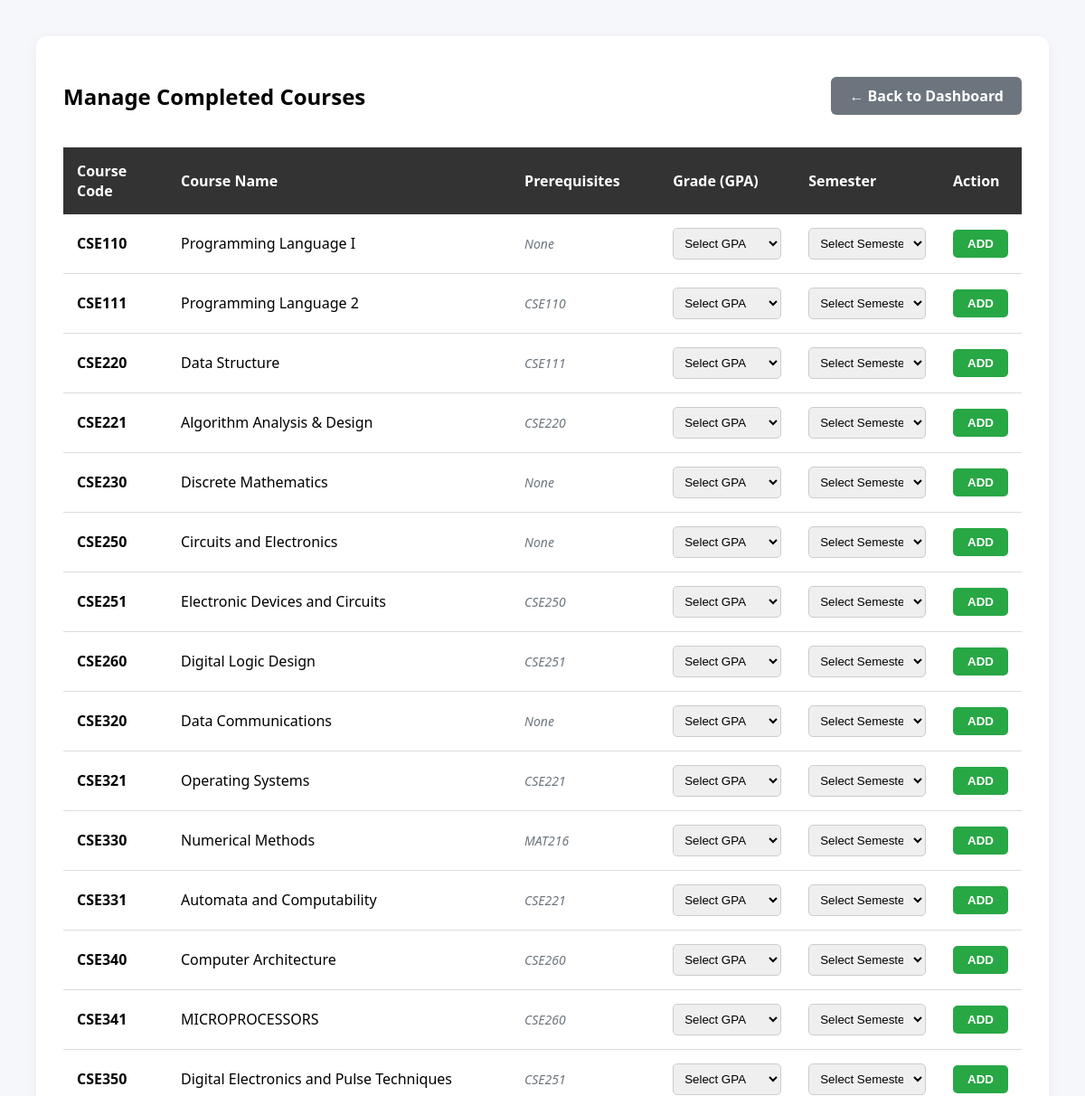
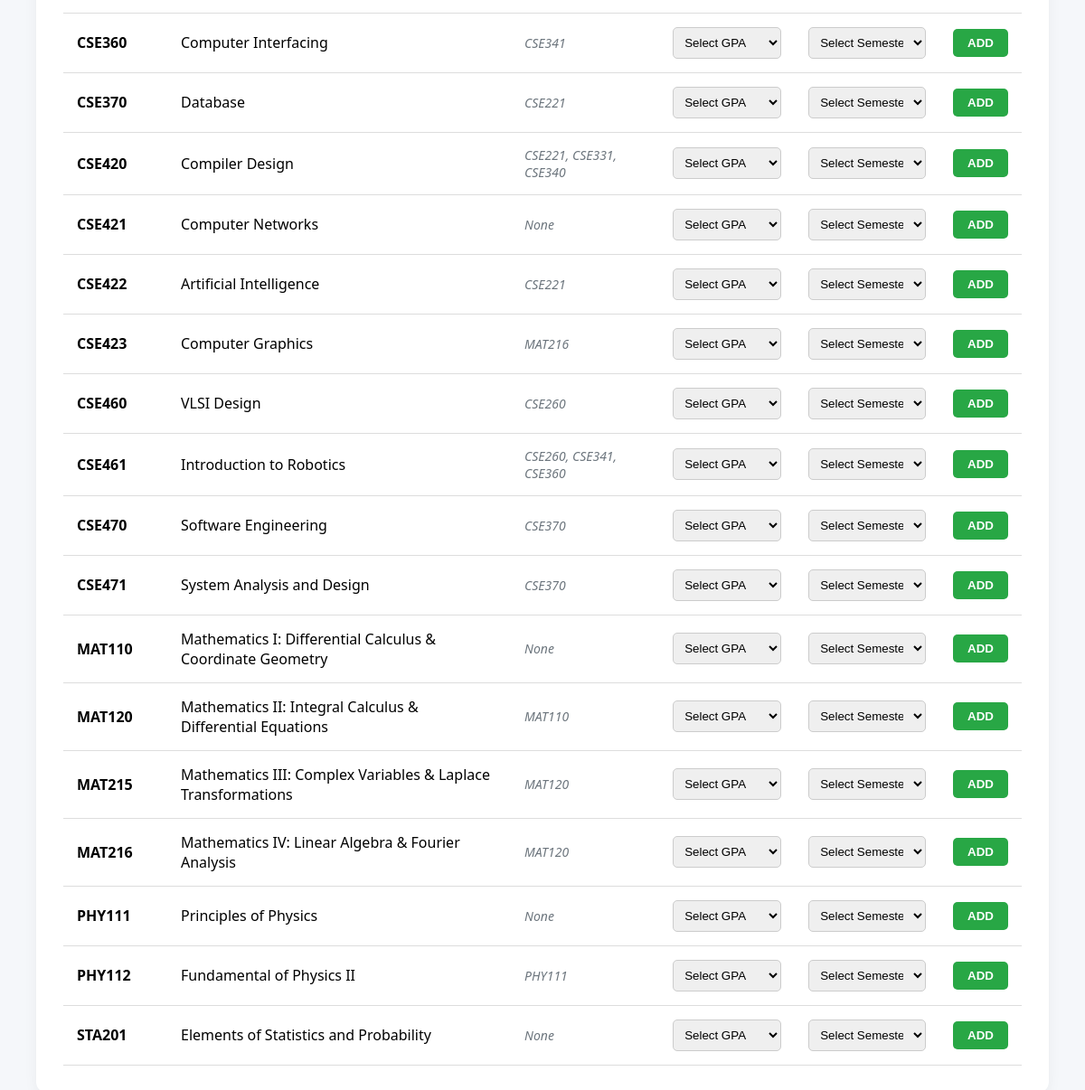
The app's page /smart_semester_planner/choose_completed_courses.php with its own data (2 pictures, top to bottom).
### tables this page shows
CREATE TABLE `course` (
  `course_id` int(11) NOT NULL,
  `course_name` varchar(150) NOT NULL,
  `course_code` varchar(50) NOT NULL,
  `credit_hours` int(11) NOT NULL,
  `difficulty_level` varchar(30) NOT NULL,
  `admin_id` varchar(20) DEFAULT NULL,
  `dept_id` int(11) DEFAULT NULL
);

### smart_semester_planner/choose_completed_courses.php (the view, shortened to what this page needs)
<?php
include "DBconnect.php";
$sid = $_SESSION['student_id'];
$sql = "SELECT c.*, cc.gpa, cc.completed_semester,
        (SELECT GROUP_CONCAT(c2.course_code SEPARATOR ', ')
         FROM PREREQUISITE p
         JOIN COURSE c2 ON p.prereq_course_id = c2.course_id
         WHERE p.course_id = c.course_id) AS prereq_string
        FROM COURSE c
        LEFT JOIN COURSE_COMPLETED cc ON c.course_id = cc.course_id AND cc.student_id = '$sid'
        ORDER BY c.course_code ASC";
$result = mysqli_query($conn, $sql);
?>
<!DOCTYPE html>
<html lang="en">
<head>
</head>
<body>
<div class="container">
    <div class="header">
        <h2>Manage Completed Courses</h2>
        <a href="student_dashboard.php" class="btn-back">← Back to Dashboard</a>
    </div>
    <table>
        <tr>
            <th>Course Code</th>
            <th>Course Name</th>
            <th>Prerequisites</th>
            <th>Grade (GPA)</th>
            <th>Semester</th>
            <th>Action</th>
        </tr>
        <?php while ($row = mysqli_fetch_assoc($result)): ?>
            <tr>
                <td><strong><?php echo htmlspecialchars($row['course_code']); ?></strong></td>
                <td><?php echo htmlspecialchars($row['course_name'] ?? ''); ?></td>
                <td class="prereq-text"><?php echo htmlspecialchars($row['prereq_string'] ?? 'None'); ?></td>
                <?php if (!empty($row['gpa'])):  ?>
                    <td class="grade-text"><?php echo htmlspecialchars($row['gpa']); ?></td>
                    <td class="semester-text"><?php echo htmlspecialchars(strtoupper($row['completed_semester'])); ?></td>
                    <td>
                        <form method="POST" action="" style="margin: 0;">
                            <input type="hidden" name="course_id" value="<?php echo $row['course_id']; ?>">
                            <input type="hidden" name="course_code" value="<?php echo htmlspecialchars($row['course_code']); ?>">
                            <button type="submit" name="undo_course" class="btn btn-undo">UNDO</button>
                        </form>
                    </td>
                <?php else:  ?>
                    <td>
                        <select name="gpa" required form="add_form_<?php echo $row['course_id']; ?>">
                            <option value="">Select GPA</option>
                        </select>
                    </td>
                    <td>
                        <select name="completed_semester" required form="add_form_<?php echo $row['course_id']; ?>">
                            <option value="">Select Semester</option>
                        </select>
                    </td>
                    <td>
                        <button type="submit" name="add_course" form="add_form_<?php echo $row['course_id']; ?>" class="btn btn-add">ADD</button>
                    </td>
                <?php endif; ?>
            </tr>
        <?php endwhile; ?>
    </table>
</div>
</body>
</html>

### smart_semester_planner/choose_completed_courses.php (style rules this page uses)
body { font-family: 'Segoe UI', Arial, sans-serif; background-color: #f5f7fa; margin: 0; padding: 40px; }
.container { max-width: 1150px; margin: 0 auto; background: white; padding: 30px; border-radius: 12px; box-shadow: 0 4px 15px rgba(0,0,0,0.05); }
.header { display: flex; justify-content: space-between; align-items: center; margin-bottom: 20px; }
.btn-back { background: #6c757d; color: white; padding: 10px 20px; text-decoration: none; border-radius: 6px; font-weight: bold; }
table { width: 100%; border-collapse: collapse; margin-top: 10px; }
th { background: #333; color: white; padding: 15px; text-align: left; }
td { padding: 15px; border-bottom: 1px solid #ddd; vertical-align: middle; }
.prereq-text { color: #6c757d; font-style: italic; font-size: 14px; }
.btn { padding: 8px 16px; font-weight: bold; border-radius: 5px; border: none; cursor: pointer; color: white; }
.btn-add { background-color: #28a745; }
select { padding: 8px; border: 1px solid #ccc; border-radius: 5px; width: 100%; min-width: 120px; box-sizing: border-box; }

### records on screen
course: course_code "CSE110", course_name "Programming Language I", prereq_string "None"
course: course_code "CSE111", course_name "Programming Language 2", prereq_string "CSE110"
course: course_code "CSE220", course_name "Data Structure", prereq_string "CSE111"
course: course_code "CSE221", course_name "Algorithm Analysis & Design", prereq_string "CSE220"
course: course_code "CSE230", course_name "Discrete Mathematics", prereq_string "None"
course: course_code "CSE250", course_name "Circuits and Electronics", prereq_string "None"
course: course_code "CSE251", course_name "Electronic Devices and Circuits", prereq_string "CSE250"
course: course_code "CSE260", course_name "Digital Logic Design", prereq_string "CSE251"
course: course_code "CSE320", course_name "Data Communications", prereq_string "None"
course: course_code "CSE321", course_name "Operating Systems", prereq_string "CSE221"
course: course_code "CSE330", course_name "Numerical Methods", prereq_string "MAT216"
course: course_code "CSE331", course_name "Automata and Computability", prereq_string "CSE221"
course: course_code "CSE340", course_name "Computer Architecture", prereq_string "CSE260"
course: course_code "CSE341", course_name "MICROPROCESSORS", prereq_string "CSE260"
course: course_code "CSE350", course_name "Digital Electronics and Pulse Techniques", prereq_string "CSE251"
course: course_code "CSE360", course_name "Computer Interfacing", prereq_string "CSE341"
course: course_code "CSE370", course_name "Database", prereq_string "CSE221"
course: course_code "CSE420", course_name "Compiler Design", prereq_string "CSE221, CSE331, CSE340"
course: course_code "CSE421", course_name "Computer Networks", prereq_string "None"
course: course_code "CSE422", course_name "Artificial Intelligence", prereq_string "CSE221"
course: course_code "CSE423", course_name "Computer Graphics", prereq_string "MAT216"
course: course_code "CSE460", course_name "VLSI Design", prereq_string "CSE260"
course: course_code "CSE461", course_name "Introduction to Robotics", prereq_string "CSE260, CSE341, CSE360"
course: course_code "CSE470", course_name "Software Engineering", prereq_string "CSE370"
course: course_code "CSE471", course_name "System Analysis and Design", prereq_string "CSE370"
course: course_code "MAT110", course_name "Mathematics I: Differential Calculus & Coordinate Geometry", prereq_string "None"
course: course_code "MAT120", course_name "Mathematics II: Integral Calculus & Differential Equations", prereq_string "MAT110"
course: course_code "MAT215", course_name "Mathematics III: Complex Variables & Laplace Transformations", prereq_string "MAT120"
course: course_code "MAT216", course_name "Mathematics IV: Linear Algebra & Fourier Analysis", prereq_string "MAT120"
course: course_code "PHY111", course_name "Principles of Physics", prereq_string "None"
course: course_code "PHY112", course_name "Fundamental of Physics II", prereq_string "PHY111"
course: course_code "STA201", course_name "Elements of Statistics and Probability", prereq_string "None"
